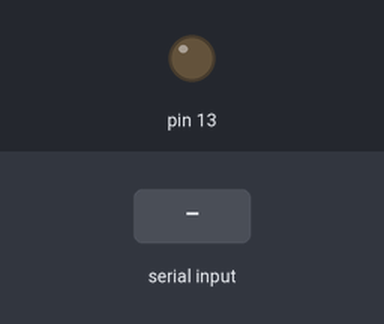
This sketch was run on a simulated Arduino Uno, built with avr-gcc and run on an emulated ATmega328P. On the bench: output pins drawn as LEDs (lit = HIGH). The test bench sets the inputs (shaded band). What the sketch prints to the serial monitor is not drawn.

Above: at 1.2 s.
1.3 s: "1" received over Serial
At 3.1 s:
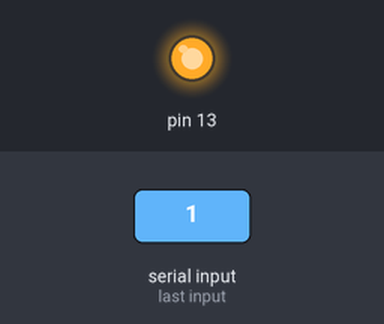
3.5 s: "2" received over Serial
At 4.6 s:
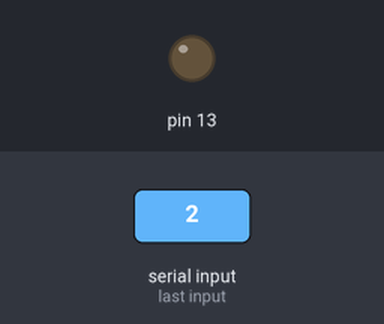
Timing chart, 0 to 6.5 s (numbered marks = the images above; inputs shaded):
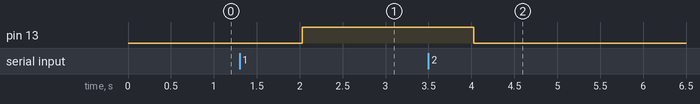

The sketch:

exemplo_04.ino
```cpp
/**
 * Exemplo de Interação com o Usuário
 * Prof. Paulo Barreto
 * Data 14/09/2019
 */
//Receberá opção do usuário
int val;

void setup() {
  Serial.begin(9600);
  pinMode(13, OUTPUT);
  menu(); //Chamada da função que interage com usuário
}

void loop() {
   if(Serial.available()){
      val = (int)Serial.read();

      if(val == 49){//Liga Rele 1
        digitalWrite(13, HIGH);
      }
      if(val == 50){//Desliga Rele 1
        digitalWrite(13, LOW);
      }
   }else{
      delay(1000);
   }
}

void menu(){
  Serial.println("******* MENU ********");
  Serial.println("** 1 - Ligar       **");
  Serial.println("** 2 - Desligar    **");
  Serial.println("*********************");
}
```

Measured:
- after the input at 1.3 s, pin 13: LOW → HIGH after 0.73 s
- after the input at 3.5 s, pin 13: HIGH → LOW after 0.53 s
